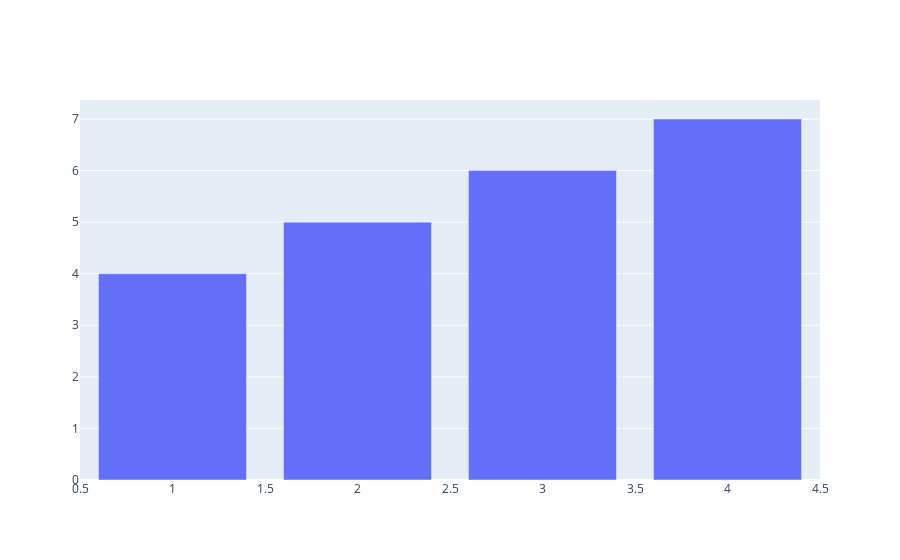

The code cell stored with this chart in its notebook:
### Code cell
fig = go.Figure()
fig.add_trace(go.Bar(x = list1, y = list2))
fig.show()

### Figure 1 — Plotly figure (JSON) as saved in the notebook; plotly's stock layout.template omitted (floating-point values rounded to 4 significant figures)
{"data": [{"type": "bar", "x": [1, 2, 3, 4], "y": [4, 5, 6, 7]}], "layout": {"autosize": true, "xaxis": {"autorange": true, "range": [0.5, 4.5], "type": "linear"}, "yaxis": {"autorange": true, "range": [0, 7.368], "type": "linear"}}}
